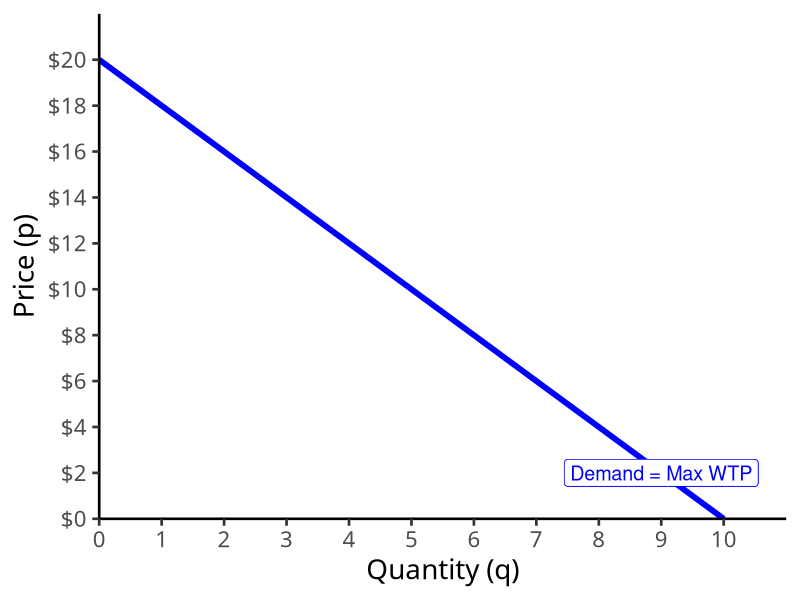
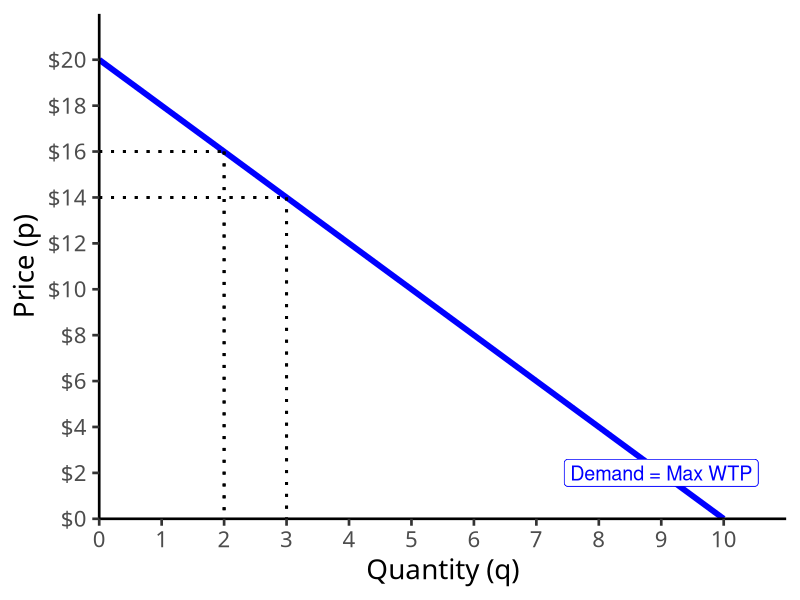
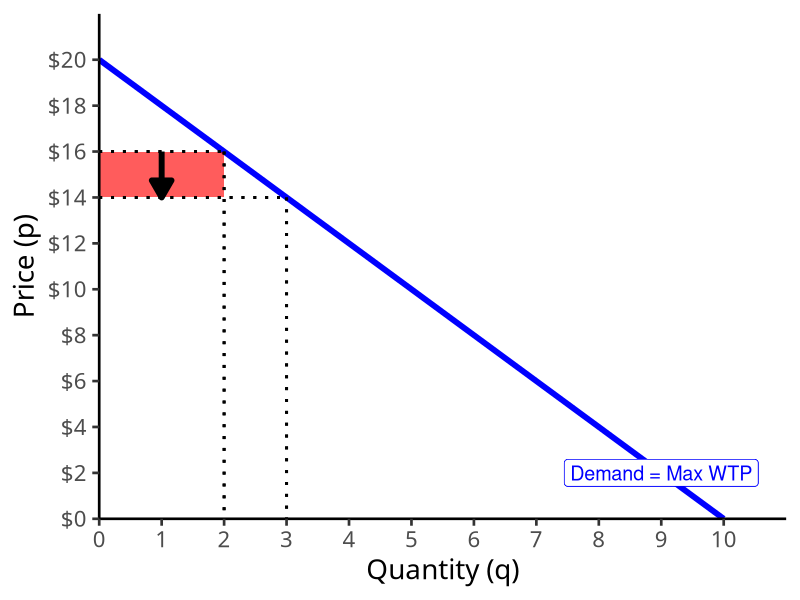
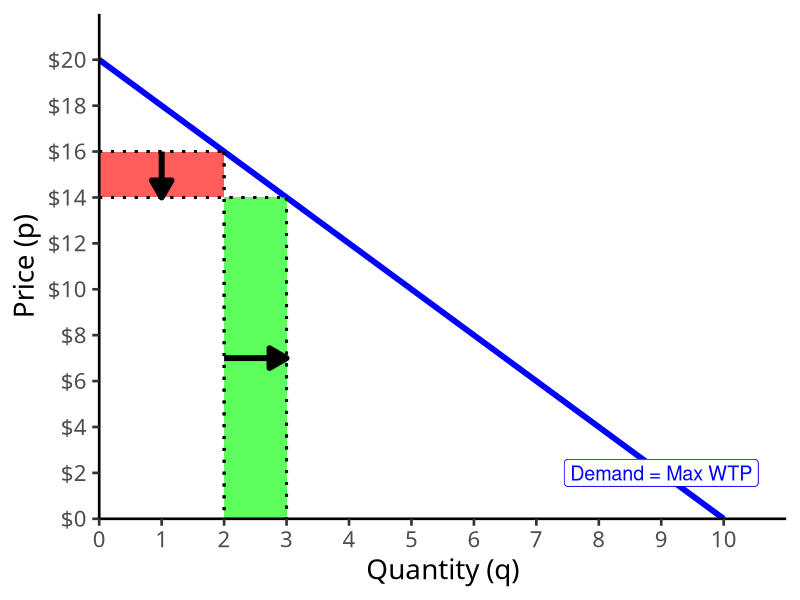
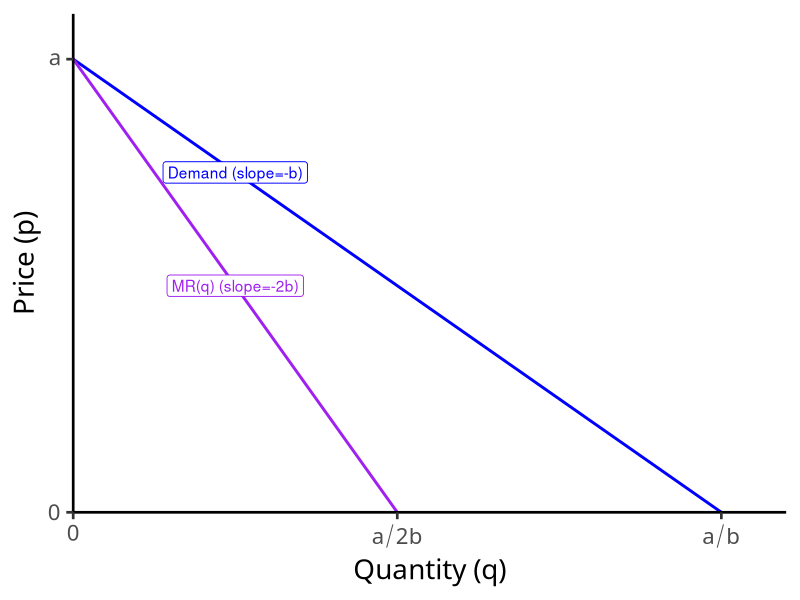
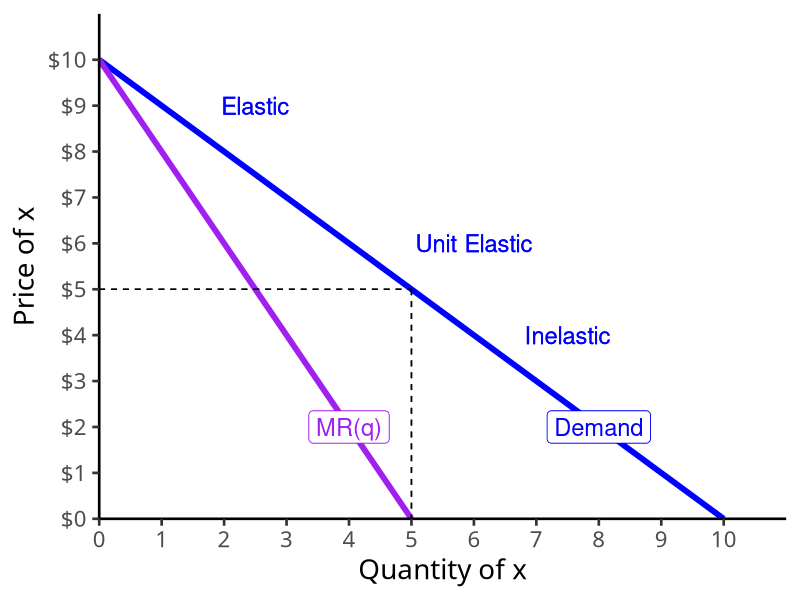
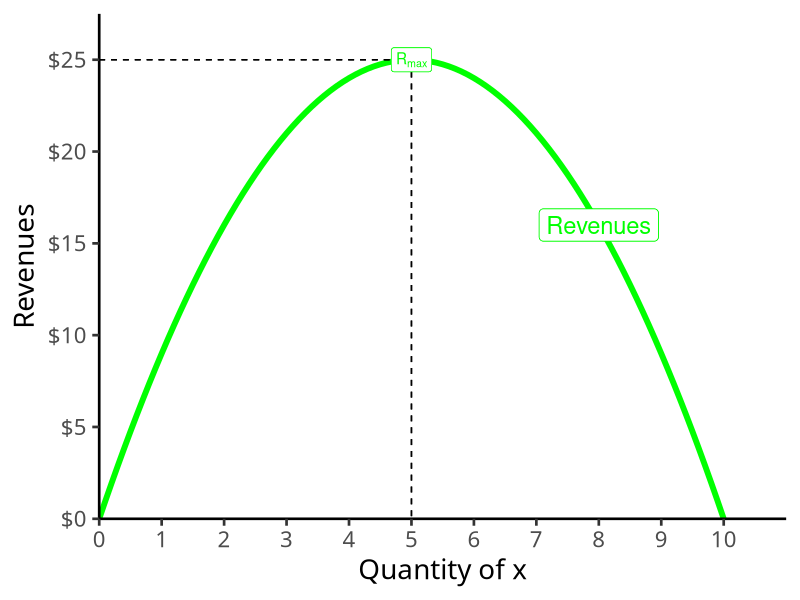
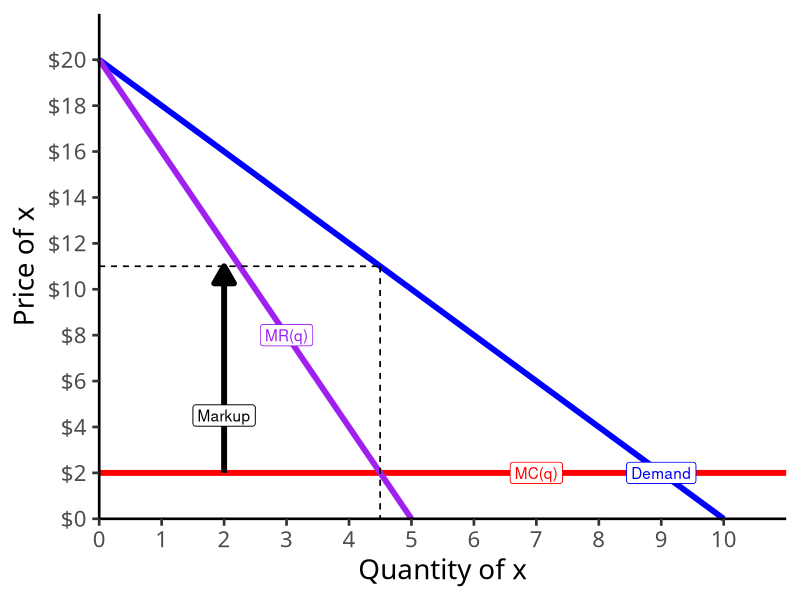

The R source for these figures, in order:
## ---- chunk 1
options(htmltools.dir.version = FALSE)
knitr::opts_chunk$set(echo = F,
                      warning = F,
                      message = F,
                      fig.retina = 3,
                      fig.align = "center")
library("tidyverse")
library("ggrepel")

theme_slides <- theme_light() + 
  theme(
    text = element_text(family = "Fira Sans", size = 24)
  )

## ---- chunk 2
demand=function(x){20-2*x}

graph<-ggplot(data.frame(x=c(0,10)), aes(x=x))+
  stat_function(fun=demand, geom="line", size=2, color = "blue")+
    geom_label(aes(x=9,y=demand(9)), color = "blue", label="Demand = Max WTP", size = 5)+
    scale_x_continuous(breaks=seq(0,10,1),
                     limits=c(0,10),
                     expand=expand_scale(mult=c(0,0.1)))+
  scale_y_continuous(breaks=seq(0,20,2),
                     limits=c(0,20),
                     expand=expand_scale(mult=c(0,0.1)),
                     labels = function(x){paste("$", x, sep="")})+
  labs(x = "Quantity (q)",
       y = "Price (p)")+
  theme_classic(base_family = "Fira Sans Condensed", base_size=20)
graph
## ---- chunk 3

graph+
  geom_segment(x=0, xend=2, y=16, yend=16, size=1, linetype="dotted")+
  geom_segment(x=2, xend=2, y=16, yend=0, size=1, linetype="dotted")+
  geom_segment(x=0, xend=3, y=14, yend=14, size=1, linetype="dotted")+
  geom_segment(x=3, xend=3, y=14, yend=0, size=1, linetype="dotted")
## ---- chunk 4

graph+
  geom_rect(xmin=0, xmax=2, ymin=14, ymax=16, fill="red", alpha=0.4)+
  geom_segment(x=0, xend=2, y=16, yend=16, size=1, linetype="dotted")+
  geom_segment(x=2, xend=2, y=16, yend=0, size=1, linetype="dotted")+
  geom_segment(x=0, xend=3, y=14, yend=14, size=1, linetype="dotted")+
  geom_segment(x=3, xend=3, y=14, yend=0, size=1, linetype="dotted")+
  annotate("segment", x = 1, xend = 1, y = 16, yend = 14, colour = "black", size=2, alpha=1, arrow=arrow(length=unit(0.5,"cm"), ends="last", type="closed"))
## ---- chunk 5

graph+
  geom_rect(xmin=0, xmax=2, ymin=14, ymax=16, fill="red", alpha=0.4)+
  geom_rect(xmin=2, xmax=3, ymin=0, ymax=14, fill="green", alpha=0.4)+
  geom_segment(x=0, xend=2, y=16, yend=16, size=1, linetype="dotted")+
  geom_segment(x=2, xend=2, y=16, yend=0, size=1, linetype="dotted")+
  geom_segment(x=0, xend=3, y=14, yend=14, size=1, linetype="dotted")+
  geom_segment(x=3, xend=3, y=14, yend=0, size=1, linetype="dotted")+
  annotate("segment", x = 1, xend = 1, y = 16, yend = 14, colour = "black", size=2, alpha=1, arrow=arrow(length=unit(0.5,"cm"), ends="last", type="closed"))+
  annotate("segment", x = 2, xend = 3, y = 7, yend = 7, colour = "black", size=2, alpha=1, arrow=arrow(length=unit(0.5,"cm"), ends="last", type="closed"))
## ---- chunk 6
MR=function(x){20-4*x}

#q_choke<-(a/b)
#MR_choke<-(a/(2*b))

ggplot(data.frame(x=c(0,10)), aes(x=x))+
  stat_function(fun=demand, geom="line", size=1, color="blue")+
  geom_label(x=2.5,y=demand(2.5), label="Demand (slope=-b)", color="blue")+
  stat_function(fun=MR, geom="line", size=1, color="purple")+
  geom_label(x=2.5,y=MR(2.5), label="MR(q) (slope=-2b)", color="purple")+
    scale_x_continuous(breaks = c(0,5,10),
                       labels = c(0,expression(a/2*b),expression(a/b)),
                       expand=expand_scale(mult=c(0,0.1)))+
  scale_y_continuous(breaks=c(0,20),
                     labels=c(0,expression(a)),
                     limits=c(0,20),
                     expand=expand_scale(mult=c(0,0.1)))+
  labs(x = "Quantity (q)",
       y = "Price (p)")+
  theme_classic(base_family = "Fira Sans Condensed", base_size=20)
## ---- chunk 7
demand=function(x){10-x}
mr=function(x){10-2*x}

ggplot(data.frame(x=c(0,10)), aes(x=x))+
  stat_function(fun=demand, geom="line", size=2, color = "blue")+
  geom_label(aes(x=8,y=demand(8)), color = "blue", label="Demand", size = 6)+
  stat_function(fun=mr, geom="line", size=2, color = "purple")+
  geom_label(aes(x=4,y=mr(4)), color = "purple", label="MR(q)", size = 6)+
  geom_text(aes(x=2.5,y=9), color = "blue", label="Elastic", size = 6)+
  geom_text(aes(x=7.5,y=4), color = "blue", label="Inelastic", size = 6)+
  geom_text(aes(x=6,y=6), color = "blue", label="Unit Elastic", size = 6)+
    scale_x_continuous(breaks=seq(0,10,1),
                     limits=c(0,10),
                     expand=expand_scale(mult=c(0,0.1)))+
  scale_y_continuous(breaks=seq(0,10,1),
                     limits=c(0,10),
                     expand=expand_scale(mult=c(0,0.1)),
                     labels = function(x){paste("$", x, sep="")})+
  # line at 5,5 
  geom_segment(aes(x=0,xend=5, y=5, yend=5), linetype="dashed")+
  geom_segment(aes(x=5,xend=5, y=5, yend=0), linetype="dashed")+
  
  labs(x = "Quantity of x",
       y = "Price of x")+
  theme_classic(base_family = "Fira Sans Condensed", base_size=20)
## ---- chunk 8
tr=function(x){10*x-x^2}

ggplot(data.frame(x=c(0,10)), aes(x=x))+
  stat_function(fun=tr, geom="line", size=2, color = "green")+
  geom_label(aes(x=8,y=tr(8)), color = "green", label="Revenues", size = 6)+
    scale_x_continuous(breaks=seq(0,10,1),
                     limits=c(0,10),
                     expand=expand_scale(mult=c(0,0.1)))+
  scale_y_continuous(breaks=seq(0,25,5),
                     limits=c(0,25),
                     expand=expand_scale(mult=c(0,0.1)),
                     labels = function(x){paste("$", x, sep="")})+
  # line at 5,5 
  geom_segment(aes(x=0,xend=5, y=25, yend=25), linetype="dashed")+
  geom_segment(aes(x=5,xend=5, y=25, yend=0), linetype="dashed")+
  
  geom_label(aes(x=5, y=25), color="green", label=expression(paste(R[max])))+
  #coord_cartesian(clip="off")+
  labs(x = "Quantity of x",
       y = "Revenues")+
  theme_classic(base_family = "Fira Sans Condensed", base_size=20)
## ---- chunk 9
demand_i=function(x){20-2*x}
mr_i=function(x){20-4*x}

ggplot(data.frame(x=c(0,10)), aes(x=x))+
  geom_hline(yintercept=2, size=2, color="red")+
  geom_label(x=7,y=2, color = "red", label="MC(q)")+
  stat_function(fun=demand_i, geom="line", size=2, color = "blue")+
  geom_label(x=9,y=demand_i(9), color = "blue", label="Demand")+
  stat_function(fun=mr_i, geom="line", size=2, color = "purple")+
  geom_label(x=3,y=mr_i(3), color = "purple", label="MR(q)")+
    scale_x_continuous(breaks=seq(0,10,1),
                     limits=c(0,10),
                     expand=expand_scale(mult=c(0,0.1)))+
  scale_y_continuous(breaks=seq(0,20,2),
                     limits=c(0,20),
                     expand=expand_scale(mult=c(0,0.1)),
                     labels = function(x){paste("$", x, sep="")})+
  # line at 4,6 
  geom_segment(aes(x=0,xend=4.5, y=11, yend=11), linetype="dashed")+
  geom_segment(aes(x=4.5,xend=4.5, y=11, yend=0), linetype="dashed")+
  
  #arrow down
  annotate("segment", x = 2, xend = 2, y = 2, yend = 11, colour = "black", size=2, alpha=1, arrow=arrow(length=unit(0.5,"cm"), ends="last", type="closed"))+
  geom_label(aes(x=2, y=4.5), color="black", label="Markup")+
  coord_cartesian(clip="off")+
  labs(x = "Quantity of x",
       y = "Price of x")+
  theme_classic(base_family = "Fira Sans Condensed", base_size=20)
## ---- chunk 10
demand_e=function(x){10-x}
mr_e=function(x){10-2*x}

ggplot(data.frame(x=c(0,10)), aes(x=x))+
  geom_hline(yintercept=2, size=2, color="red")+
  geom_label(x=7,y=2, color = "red", label="MC(q)")+
  stat_function(fun=demand_e, geom="line", size=2, color = "blue")+
  geom_label(x=9,y=demand_e(9), color = "blue", label="Demand")+
  stat_function(fun=mr_e, geom="line", size=2, color = "purple")+
  geom_label(x=3,y=mr_e(3), color = "purple", label="MR(q)")+
    scale_x_continuous(breaks=seq(0,10,1),
                     limits=c(0,10),
                     expand=expand_scale(mult=c(0,0.1)))+
  scale_y_continuous(breaks=seq(0,20,2),
                     limits=c(0,20),
                     expand=expand_scale(mult=c(0,0.1)),
                     labels = function(x){paste("$", x, sep="")})+
  # line at 4,6 
  geom_segment(aes(x=0,xend=4, y=6, yend=6), linetype="dashed")+
  geom_segment(aes(x=4,xend=4, y=6, yend=0), linetype="dashed")+
  
  #arrow down
  annotate("segment", x = 2, xend = 2, y = 2, yend = 6, colour = "black", size=2, alpha=1, arrow=arrow(length=unit(0.5,"cm"), ends="last", type="closed"))+
  geom_label(aes(x=2, y=4.5), color="black", label="Markup")+
  labs(x = "Quantity of x",
       y = "Price of x")+
  theme_classic(base_family = "Fira Sans Condensed", base_size=20)
## ---- chunk 11
MC=function(x){20*x+200}
AC=function(x){10*x+200+(1000/x)}
AVC=function(x){10*x+200}
Demand=function(x){500-5*x}
MR=function(x){500-10*x}

ggplot(data.frame(x=c(0,12)), aes(x=x))+
  stat_function(fun=MC, geom="line", color="red", size=1)+
  geom_label(x=5,y=MC(5), color = "red", label="MC(q)")+
  stat_function(fun=AC, geom="line", color="orange", size=1)+
  geom_label(x=2.5,y=AC(2.5), color = "orange", label="AC(q)")+
  stat_function(fun=AVC, geom="line", color="brown", size=1)+
  geom_label(x=5,y=AVC(5), color = "brown", label="AVC(q)")+
  stat_function(fun=Demand, geom="line", color="blue", size=1)+
  geom_label(x=18,y=Demand(18), color = "blue", label="Demand")+
  stat_function(fun=MR, geom="line", color="purple", size=1)+
  geom_label(x=18,y=MR(18), color = "purple", label="MR(q)")+
  geom_segment(aes(x=10,y=0),xend=10,yend=400,linetype=3, size=2)+

  scale_x_continuous(breaks=seq(0,20,2),
                     limits=c(0,20),
                     expand=c(0,0))+
  scale_y_continuous(breaks=seq(0,700,100),
                     limits=c(0,700),
                     expand=c(0,0),
                     labels=scales::dollar)+
  labs(x = "Quantity (q)",
       y = "Price (p)")+
  theme_classic(base_family = "Fira Sans Condensed", base_size=20)

## ---- chunk 12
ggplot(data.frame(x=c(0,12)), aes(x=x))+
  stat_function(fun=MC, geom="line", color="red", size=1)+
  geom_label(x=5,y=MC(5), color = "red", label="MC(q)")+
  stat_function(fun=AC, geom="line", color="orange", size=1)+
  geom_label(x=2.5,y=AC(2.5), color = "orange", label="AC(q)")+
  stat_function(fun=AVC, geom="line", color="brown", size=1)+
  geom_label(x=5,y=AVC(5), color = "brown", label="AVC(q)")+
  stat_function(fun=Demand, geom="line", color="blue", size=1)+
  geom_label(x=18,y=Demand(18), color = "blue", label="Demand")+
  stat_function(fun=MR, geom="line", color="purple", size=1)+
  geom_label(x=18,y=MR(18), color = "purple", label="MR(q)")+
  geom_segment(aes(x=10,y=0),xend=10,yend=450,linetype=3, size=2)+
  geom_segment(aes(x=0,y=450),xend=10,yend=450, linetype=3, size=2)+

  scale_x_continuous(breaks=seq(0,20,2),
                     limits=c(0,20),
                     expand=c(0,0))+
  scale_y_continuous(breaks=seq(0,700,100),
                     limits=c(0,700),
                     expand=c(0,0),
                     labels=scales::dollar)+
  labs(x = "Quantity (q)",
       y = "Price (p)")+
  theme_classic(base_family = "Fira Sans Condensed", base_size=20)

## ---- chunk 13
ggplot(data.frame(x=c(0,12)), aes(x=x))+
  stat_function(fun=MC, geom="line", color="red", size=1)+
  geom_label(x=5,y=MC(5), color = "red", label="MC(q)")+
  stat_function(fun=AC, geom="line", color="orange", size=1)+
  geom_label(x=2.5,y=AC(2.5), color = "orange", label="AC(q)")+
  stat_function(fun=AVC, geom="line", color="brown", size=1)+
  geom_label(x=5,y=AVC(5), color = "brown", label="AVC(q)")+
  stat_function(fun=Demand, geom="line", color="blue", size=1)+
  geom_label(x=18,y=Demand(18), color = "blue", label="Demand")+
  stat_function(fun=MR, geom="line", color="purple", size=1)+
  geom_label(x=18,y=MR(18), color = "purple", label="MR(q)")+
  geom_segment(aes(x=10,y=0),xend=10,yend=450,linetype=3, size=2)+
  geom_segment(aes(x=0,y=450),xend=10,yend=450, linetype=3, size=2)+
  
  geom_hline(yintercept=400, size=1, linetype="dashed")+
  geom_label(x=3,y=400, label="Break-even price", size =5, color="orange")+

  scale_x_continuous(breaks=seq(0,20,2),
                     limits=c(0,20),
                     expand=c(0,0))+
  scale_y_continuous(breaks=seq(0,700,100),
                     limits=c(0,700),
                     expand=c(0,0),
                     labels=scales::dollar)+
  labs(x = "Quantity (q)",
       y = "Price (p)")+
  theme_classic(base_family = "Fira Sans Condensed", base_size=20)

## ---- chunk 14
ggplot(data.frame(x=c(0,12)), aes(x=x))+
  stat_function(fun=MC, geom="line", color="red", size=1)+
  geom_label(x=5,y=MC(5), color = "red", label="MC(q)")+
  stat_function(fun=AC, geom="line", color="orange", size=1)+
  geom_label(x=2.5,y=AC(2.5), color = "orange", label="AC(q)")+
  stat_function(fun=AVC, geom="line", color="brown", size=1)+
  geom_label(x=5,y=AVC(5), color = "brown", label="AVC(q)")+
  stat_function(fun=Demand, geom="line", color="blue", size=1)+
  geom_label(x=18,y=Demand(18), color = "blue", label="Demand")+
  stat_function(fun=MR, geom="line", color="purple", size=1)+
  geom_label(x=18,y=MR(18), color = "purple", label="MR(q)")+
  geom_segment(aes(x=10,y=0),xend=10,yend=450,linetype=3, size=2)+
  geom_segment(aes(x=0,y=450),xend=10,yend=450, linetype=3, size=2)+
  
  geom_hline(yintercept=400, size=1, linetype="dashed")+
  geom_label(x=3,y=400, label="Break-even price", size =5, color="orange")+
  geom_hline(yintercept=200, size=1, linetype="dashed")+
  geom_label(x=16,y=200, label="Shut-down price", size =5, color="brown")+

  scale_x_continuous(breaks=seq(0,20,2),
                     limits=c(0,20),
                     expand=c(0,0))+
  scale_y_continuous(breaks=seq(0,700,100),
                     limits=c(0,700),
                     expand=c(0,0),
                     labels=scales::dollar)+
  labs(x = "Quantity (q)",
       y = "Price (p)")+
  theme_classic(base_family = "Fira Sans Condensed", base_size=20)

## ---- chunk 15
mr<-function(x){10}
mc<-function(x){2*x}
ac=function(x){x+10/x}

ggplot(data.frame(x=c(0,10)), aes(x=x))+
  stat_function(fun=mr, geom="line", size=2, color = "blue")+
    geom_label(aes(x=9.5,y=mr(9.5)), color = "blue", label="MR(q)", size = 4)+
  stat_function(fun=mc, geom="line", size=2, color = "red")+
    geom_label(aes(x=9.5,y=mc(9.5)), color = "red", label="MC(q)", size = 4)+
  stat_function(fun=ac, geom="line", size=2, color = "orange")+
    geom_label(aes(x=0.75,y=ac(0.75)), color = "orange", label="AC(q)", size = 4)+
    scale_x_continuous(breaks=seq(0,10,1),
                     limits=c(0,10),
                     expand=expand_scale(mult=c(0,0.1)))+
  scale_y_continuous(breaks=seq(0,20,2),
                     labels=scales::dollar,
                     limits=c(0,20),
                     expand=expand_scale(mult=c(0,0.1)))+
  labs(x = "Output, q",
       y = "$/Unit")+
  
  geom_segment(x=5, xend=5, y=0, yend=10, size=1, linetype="dotted")+
  theme_classic(base_family = "Fira Sans Condensed", base_size=20)#+
  #annotate("segment", x = 0.5, xend = 3.5, y = 8, yend = 8, color = "green", size=2, alpha=0.9, arrow=arrow(length=unit(0.5,"cm"), ends="last", type="closed"))
## ---- chunk 16
demand_firm<-function(x){10}
mc_cc<-function(x){3*x^2-8*x+9}
ac_cc<-function(x){x^2-4*x+10+10/x}

ggplot(data.frame(x=c(0,10)), aes(x=x))+
  stat_function(fun=demand_firm, geom="line", size=2, color = "blue")+
  geom_label(aes(x=4.5,y=demand_firm(4.5)), color = "blue", label="Demand", size = 5)+
    stat_function(fun=mc_cc, geom="line", size=2, color = "red")+
  geom_label(aes(x=3.5,y=mc_cc(3.5)), color = "red", label="MC(q)", size = 5)+
    stat_function(fun=ac_cc, geom="line", size=2, color = "orange")+
  geom_label(aes(x=4.5,y=ac_cc(4.5)), color = "orange", label="MC(q)", size = 5)+
  geom_segment(x=2.8, xend=2.8, y=0, yend=10, size=1, linetype="dotted")+
    scale_x_continuous(breaks=NULL,
                     limits=c(0,5),
                     expand=expand_scale(mult=c(0,0.1)))+
  scale_y_continuous(breaks=NULL,
                     limits=c(0,20),
                     expand=expand_scale(mult=c(0,0.1)))+
  guides(fill=F)+
  labs(title = "Representative Firm",
       x = "Quantity",
       y = "Price")+
  theme_classic(base_family = "Fira Sans Condensed", base_size=20)
## ---- chunk 17
#C=5x^2+200x+1000
#MC_m1=function(x){10*x+200}
#AC_m1=function(x){5*x+200+(1000/x)}
#AVC_m1=function(x){5*x+200}

MC_m1=function(x){300}
MC_m2=function(x){500}

#AC_m1=function(x){5*x+200+(1000/x)}
Demand_m1=function(x){1000-5*x}
MR_m1=function(x){1000-10*x}

Demand_m2=function(x){500-5*x}
MR_m2=function(x){500-10*x}

ggplot(data.frame(x=c(0,12)), aes(x=x))+
  stat_function(fun=MC_m1, geom="line", color="red", size=1)+
  geom_label(x=80,y=MC_m1(80), color = "red", label="MC(q)")+
  
  stat_function(fun=MC_m2, geom="line", color="darkred", size=1)+
  geom_label(x=80,y=MC_m2(80), color = "darkred", label="MC(q)'")+

  #stat_function(fun=AC_m1, geom="line", color="orange", size=1)+
  #geom_label(x=5,y=AC_m1(5), color = "orange", label="AC(q)")+
  stat_function(fun=Demand_m1, geom="line", color="blue", size=1)+
  geom_label(x=90,y=Demand_m1(90), color = "blue", label="Demand")+
  stat_function(fun=MR_m1, geom="line", color="purple", size=1)+
  geom_label(x=90,y=MR_m1(90), color = "purple", label="MR(q)")+
  
  # first eq
  geom_segment(x=70,xend=70,y=0,yend=650,linetype=3, size=1)+
  geom_segment(x=0,xend=70,y=650,yend=650,linetype=3, size=1)+
  
  # second eq
  geom_segment(x=50,xend=50,y=0,yend=750,linetype=3, size=1)+
  geom_segment(x=0,xend=50,y=750,yend=750,linetype=3, size=1)+

  scale_x_continuous(breaks=seq(0,100,10),
                     limits=c(0,100),
                     expand=c(0,0))+
  scale_y_continuous(breaks=seq(0,1000,100),
                     limits=c(0,1000),
                     expand=c(0,0),
                     labels=scales::dollar)+
  labs(x = "Quantity (q)",
       y = "Price (p)")+
  theme_classic(base_family = "Fira Sans Condensed", base_size=20)

